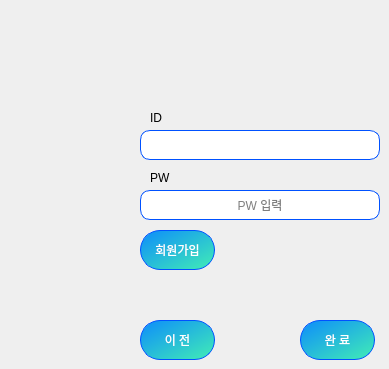
      <widget class="QWidget" name="page_32">
       <widget class="QLineEdit" name="le_input_PW">
        <property name="geometry">
         <rect>
          <x>140</x>
          <y>190</y>
          <width>240</width>
          <height>30</height>
         </rect>
        </property>
        <property name="styleSheet">
         <string notr="true">background:rgb(255, 255, 255);
border:1px solid rgb(0, 81, 255);
border-radius:10px;
</string>
        </property>
        <property name="echoMode">
         <enum>QLineEdit::Password</enum>
        </property>
        <property name="alignment">
         <set>Qt::AlignCenter</set>
        </property>
        <property name="placeholderText">
         <string>PW 입력</string>
        </property>
       </widget>
       <widget class="QPushButton" name="btn_prev">
        <property name="geometry">
         <rect>
          <x>140</x>
          <y>320</y>
          <width>75</width>
          <height>40</height>
         </rect>
        </property>
        <property name="styleSheet">
         <string notr="true">QPushButton{
color: white;
background-color:qlineargradient(spread:pad, x1:0, y1:0, x2:0.857143, y2:0.857955, stop:0 rgba(13, 140, 251, 255), stop:1 rgba(58, 224, 191));
	border-radius: 20px;
border:1px solid rgb(0, 81, 255);
}
QPushButton:hover {
color: white;
	background-color: qlineargradient(spread:pad, x1:0, y1:0, x2:0.857143, y2:0.857955, stop:0 rgba(10, 242, 251, 255), stop:1 rgba(224, 6, 159, 255));
	border-radius: 20px;}
QPushButton:pressed {
border: 3px solid rgb(0, 81, 255);
color: white;
	background-color: qlineargradient(spread:pad, x1:0, y1:0, x2:0.857143, y2:0.857955, stop:0 rgba(10, 242, 251, 255), stop:1 rgba(224, 6, 159, 255));
	border-radius: 20px;}

</string>
        </property>
        <property name="text">
         <string>이 전</string>
        </property>
       </widget>
       <widget class="QLineEdit" name="le_show_ID">
        <property name="enabled">
         <bool>false</bool>
        </property>
        <property name="geometry">
         <rect>
          <x>140</x>
          <y>130</y>
          <width>240</width>
          <height>30</height>
         </rect>
        </property>
        <property name="styleSheet">
         <string notr="true">background:rgb(255, 255, 255);
border:1px solid rgb(0, 81, 255);
border-radius:10px;
</string>
        </property>
        <property name="alignment">
         <set>Qt::AlignCenter</set>
        </property>
        <property name="placeholderText">
         <string/>
        </property>
       </widget>
       <widget class="QPushButton" name="btn_join2">
        <property name="geometry">
         <rect>
          <x>140</x>
          <y>230</y>
          <width>75</width>
          <height>40</height>
         </rect>
        </property>
        <property name="styleSheet">
         <string notr="true">QPushButton{
color: white;
background-color:qlineargradient(spread:pad, x1:0, y1:0, x2:0.857143, y2:0.857955, stop:0 rgba(13, 140, 251, 255), stop:1 rgba(58, 224, 191));
	border-radius: 20px;
border:1px solid rgb(0, 81, 255);
}
QPushButton:hover {
color: white;
	background-color: qlineargradient(spread:pad, x1:0, y1:0, x2:0.857143, y2:0.857955, stop:0 rgba(10, 242, 251, 255), stop:1 rgba(224, 6, 159, 255));
	border-radius: 20px;}
QPushButton:pressed {
border: 3px solid rgb(0, 81, 255);
color: white;
	background-color: qlineargradient(spread:pad, x1:0, y1:0, x2:0.857143, y2:0.857955, stop:0 rgba(10, 242, 251, 255), stop:1 rgba(224, 6, 159, 255));
	border-radius: 20px;}

</string>
        </property>
        <property name="text">
         <string>회원가입</string>
        </property>
       </widget>
       <widget class="QPushButton" name="btn_move_main">
        <property name="geometry">
         <rect>
          <x>300</x>
          <y>320</y>
          <width>75</width>
          <height>40</height>
         </rect>
        </property>
        <property name="styleSheet">
         <string notr="true">QPushButton{
color: white;
background-color:qlineargradient(spread:pad, x1:0, y1:0, x2:0.857143, y2:0.857955, stop:0 rgba(13, 140, 251, 255), stop:1 rgba(58, 224, 191));
	border-radius: 20px;
border:1px solid rgb(0, 81, 255);
}
QPushButton:hover {
color: white;
	background-color: qlineargradient(spread:pad, x1:0, y1:0, x2:0.857143, y2:0.857955, stop:0 rgba(10, 242, 251, 255), stop:1 rgba(224, 6, 159, 255));
	border-radius: 20px;}
QPushButton:pressed {
border: 3px solid rgb(0, 81, 255);
color: white;
	background-color: qlineargradient(spread:pad, x1:0, y1:0, x2:0.857143, y2:0.857955, stop:0 rgba(10, 242, 251, 255), stop:1 rgba(224, 6, 159, 255));
	border-radius: 20px;}

</string>
        </property>
        <property name="text">
         <string>완 료</string>
        </property>
       </widget>
       <widget class="QLabel" name="label_30">
        <property name="geometry">
         <rect>
          <x>150</x>
          <y>170</y>
          <width>91</width>
          <height>16</height>
         </rect>
        </property>
        <property name="text">
         <string>PW</string>
        </property>
       </widget>
       <widget class="QLabel" name="label_31">
        <property name="geometry">
         <rect>
          <x>150</x>
          <y>110</y>
          <width>21</width>
          <height>16</height>
         </rect>
        </property>
        <property name="text">
         <string>ID</string>
        </property>
       </widget>
      </widget>
